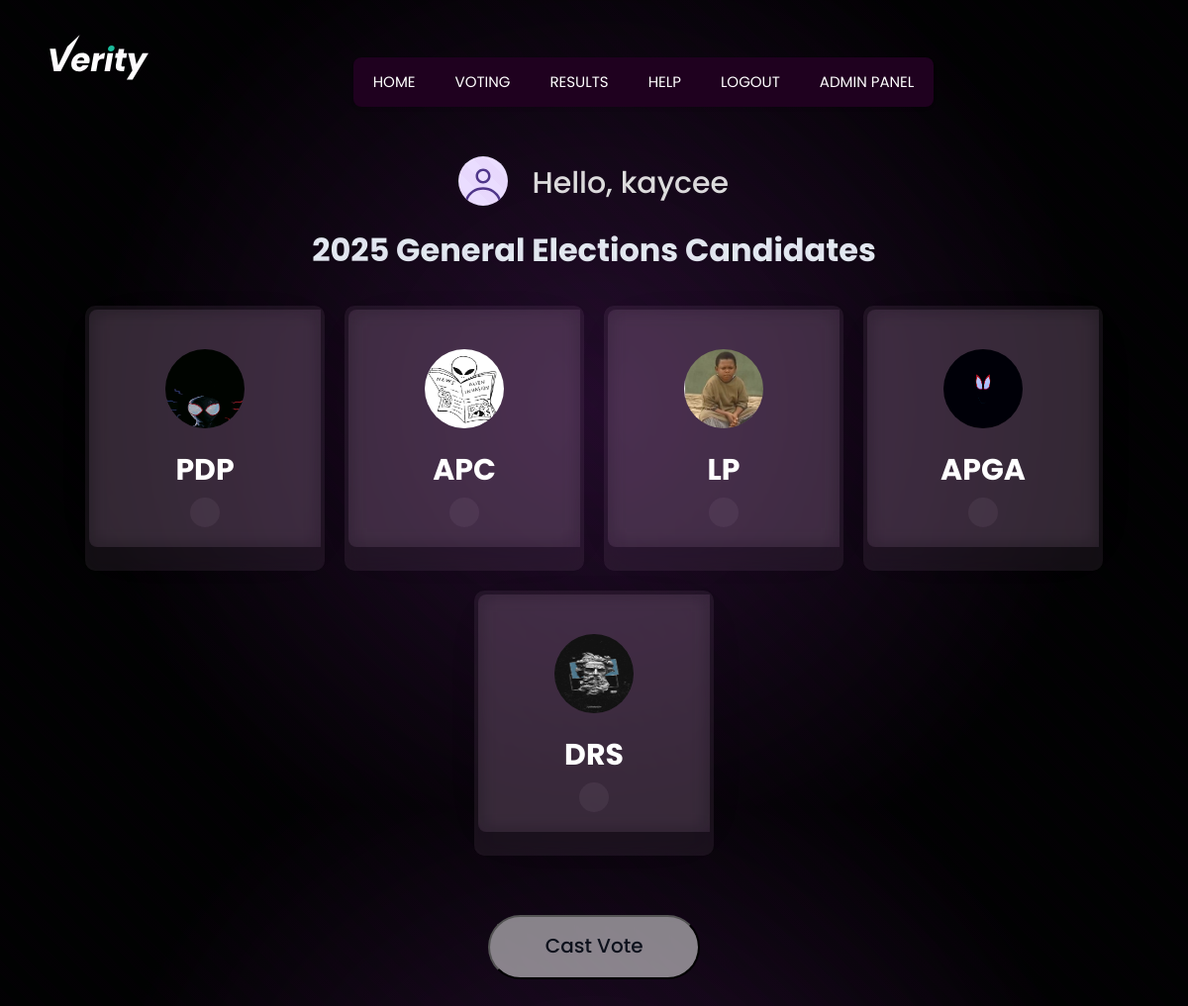
Page /voting/ (signed in) on the committed database.
### users/models.py (models this page shows, shortened)
class User(AbstractBaseUser, PermissionsMixin):
    ROLE_CHOICES = [
        ('admin', 'Admin'),
        ('voter', 'Voter'),
    ]
    username = models.CharField(max_length=20, unique=True)
    password = models.CharField(max_length=255)  # Make sure it's large enough
    role = models.CharField(max_length=10, choices=ROLE_CHOICES, default='voter')
    voterID = models.CharField(max_length=20, unique=True)
    wallet_address = models.CharField(max_length=42, unique=True, default='0xFF5687dd63d55b6B5990bD2ad27927d5b9DAA6c1')  # Add wallet address field
    is_active = models.BooleanField(default=True)
    is_staff = models.BooleanField(default=False)
    objects = UserManager()
    USERNAME_FIELD = 'username'  # Use username for authentication
    REQUIRED_FIELDS = ['password', 'role', 'voterID', 'wallet_address']  # Fields required for user creation

### main/models.py (models this page shows, shortened)
class Candidate(models.Model):
    name = models.CharField(max_length=255)
    description = models.TextField()
    image = models.ImageField(upload_to='images/', null=True, blank=True)
    created_at = models.DateTimeField(auto_now_add=True)

### main/views.py (the view)
# urls.py: path('voting/', views.voting, name='voting'),
@login_required
def voting(request):
    voting = Candidate.objects.all()
    context = {
        'voting': voting,
    }
    return render(request, 'voting.html',context)

### main/templates/voting.html (shortened to what this page needs)
{% load static %}
<!DOCTYPE html>
<html lang="en">
<head>
    <link rel="stylesheet" type="text/css" href="{% static 'style.css' %}">
</head>
<body>
    <div class="hero">
    <header>
        <img src="{% static 'images/Verity.svg' %}" class="logo">
        <nav style="--link-count: 6;">
            <a href="/" style="--link-index: 0;">Home</a>
            <a href="/voting" style="--link-index: 1;">Voting</a>
            <a href="/results" style="--link-index: 2;">Results</a>
            <a href="/help" style="--link-index: 3;">Help</a>
            {% if user.is_authenticated %}
                <a href="{% url 'logout' %}" style="--link-index: 4;">Logout</a>
            {% else %}
                <a href="{% url 'user_login' %}" style="--link-index: 4;">Login</a>
            {% endif %}
            {% if user.is_authenticated and user.is_staff %}
                <a href="/admin/" style="--link-index: 5;">Admin Panel</a>
            {% endif %}
        </nav>
    </header>
    </div>
    <div class="candidate-list" style="margin-top: 50px;">
        <div class="voter-info"><img src="{% static '/images/Generic avatar.svg' %}"><span style="color: #dddddd;">Hello, {{user.username}}</span> </div>
        <h1>2025 General Elections Candidates</h1>
    </div>
    <form method="POST" action="/cast_vote/">
        <div class="radio-buttons">
            {% for voting in voting %}
            <label class="custom-radio">
                <div class="radio-btn">
                    <div class="content">
                        <div class="profile-image">
                            <img src="{{ voting.image.url }}">
                        </div>
                        <h2>{{ voting.name }}</h2>
                        <span class="check-icon">
                            <span class="icon"></span>
                        </span>
                    </div>
                </div>
            </label>
            {% endfor %}
        </div>
        <div class="centralised-button">
            <button type="submit" style="margin-top: 50px;">Cast Vote</button>
        </div>
    </form>
</body>
</html>

### main/static/style.css (style rules this page uses)
body { background-color: #0d1117; background-image: radial-gradient(circle at center, rgba(128, 0, 128, 0.2) 0%, rgba(0, 0, 0, 0.9) 70%); color: #e2e8f0; font-family: poppins, sans-serif; margin-left: 50px; margin-right: 50px; height: 100vh; }
body::before { content: ""; position: fixed; top: 0; left: 0; width: 100%; height: 100%; background: repeating-linear-gradient( 45deg, rgba(128, 0, 128, 0.1), rgba(128, 0, 128, 0.1) 10px, transparent 10px, transparent 20px ); opacity: 0.2; pointer-events: none; }
header { display: flex; justify-content: space-between; }
.hero { display: flex; justify-content: space-evenly; flex-direction: column; }
.logo { height: 100px; width: 100px; }
.centralised-button { display: flex; justify-content: center; align-items: center; padding-bottom: 50px; }
button { display: inline-flex; padding: 14.452px 55.71px 16.548px 56px; justify-content: center; align-items: center; border-radius: 90.323px; background: rgba(255, 255, 255, 0.50); backdrop-filter: blur(3.612903118133545px); color: #0D111C; font-family: Poppins; font-size: 20px; font-style: normal; font-weight: 500; line-height: normal; }
nav { position: relative; margin: 50px auto 0; width: auto; height: 50px; background: rgb(31, 1, 31); border-radius: 8px; font-size: 0; box-shadow: 0 2px 3px 0 rgba(0, 0, 0, .1); display: flex; justify-content: center; }
nav a { font-size: 15px; text-transform: uppercase; color: white; text-decoration: none; line-height: 50px; position: relative; z-index: 1; display: inline-block; text-align: center; padding: 0 20px; }
.candidate-list { display: flex; align-items: center; flex-direction: column; }
.voter-info { display: inline-flex; padding: 0px 0.547px 0px 0px; justify-content: center; align-items: flex-end; gap: 24.172px; color: #000; font-family: Poppins; font-size: 30px; font-style: normal; font-weight: 500; line-height: normal; }
.voter-info img { width: 50px; height: 50px; }
.radio-buttons { width: 100%; margin: 0 auto; display: flex; justify-content: center; flex-wrap: wrap; }
.radio-btn { position: relative; width: 234px; height: 260px; margin: 10px; background-color: #aa87ad1c; border: 4px solid transparent; border-radius: 10px; cursor: pointer; backdrop-filter: blur(10px); }
.radio-btn .content { padding: 20px; display: flex; flex-direction: column; justify-content: center; align-items: center; background-color: #aa87ad1c; backdrop-filter: blur(10px); }
.radio-btn .profile-image { width: 80px; height: 80px; margin: 20px 0; border-radius: 50%; overflow: hidden; }
.radio-btn .profile-image img { width: 100%; height: 100%; user-select: none; }
.radio-btn h2 { margin-top: 0px; color: #FFF; margin-bottom: 5px; font-size: 30px; text-transform: capitalize; }
.radio-btn .check-icon { width: 30px; height: 30px; background-color: #aa87ad1c; border-radius: 50%; display: flex; align-items: center; justify-content: center; overflow: hidden; }
.radio-btn .check-icon .icon { display: inline-block; position: relative; width: 18px; height: 8px; margin-top: -2px; transform: rotate(-40deg); }
.radio-btn .check-icon .icon::before { content:""; width: 3px; height: 100%; background-color: #ffffff; position: absolute; left: 0; bottom: 0; border-radius: 10px; box-shadow: -2px 0 5px rgba(0,0,0,0.231); transform: scaleY(0); transform-origin: top; transition: all 0.2s ease-in-out; }
.radio-btn .check-icon .icon::after { content:""; width: 100%; height: 3px; background-color: #ffffff; position: absolute; left: 0; bottom: 0; border-radius: 10px; box-shadow: 0 3px 5px rgba(0,0,0,0.231); transform: scaleX(0); transform-origin: left; transition: all 0.2s ease-in-out; }
.content { flex-basis: 50%; padding: 3em 3em; background: #5d1f756c; box-shadow: 2px 9px 49px -17px rgba(0, 0, 0, .1); border-top-left-radius: 8px; border-bottom-left-radius:8px ; }

### rows in the picture
User: username "kaycee"
Candidate: image (picture), name "PDP"
Candidate: image (picture), name "APC"
Candidate: image (picture), name "LP"
Candidate: image (picture), name "APGA"
Candidate: image (picture), name "DRS"
